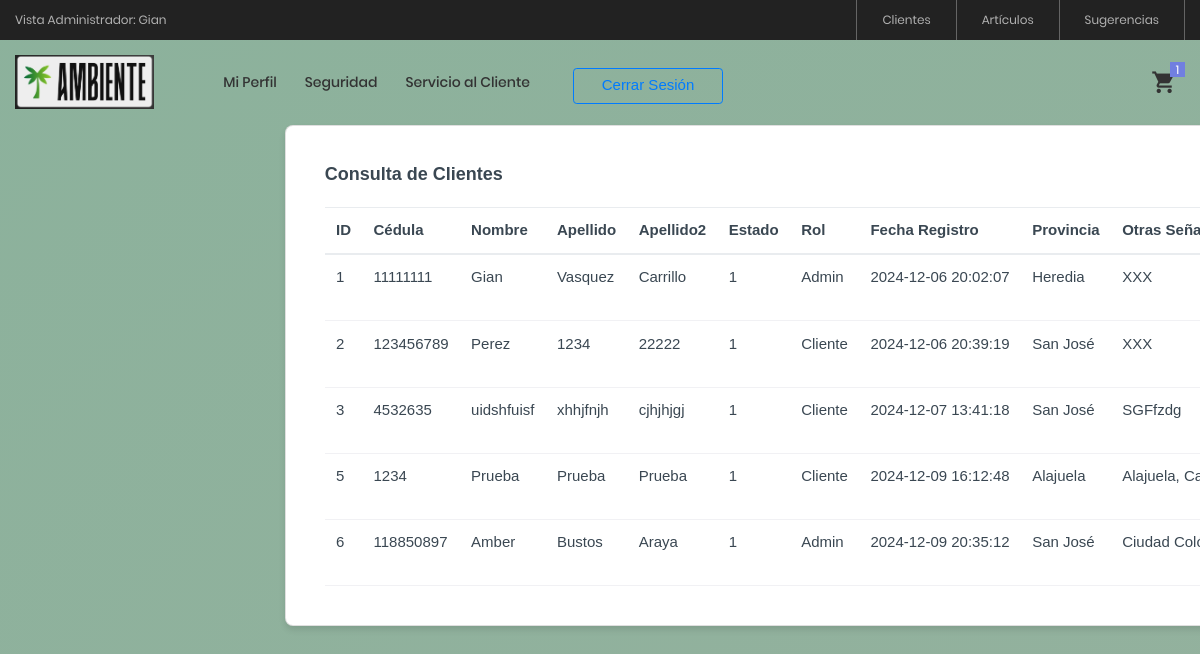
Before: /View/Cliente/consultarClientes.php (signed in) with the older database file.
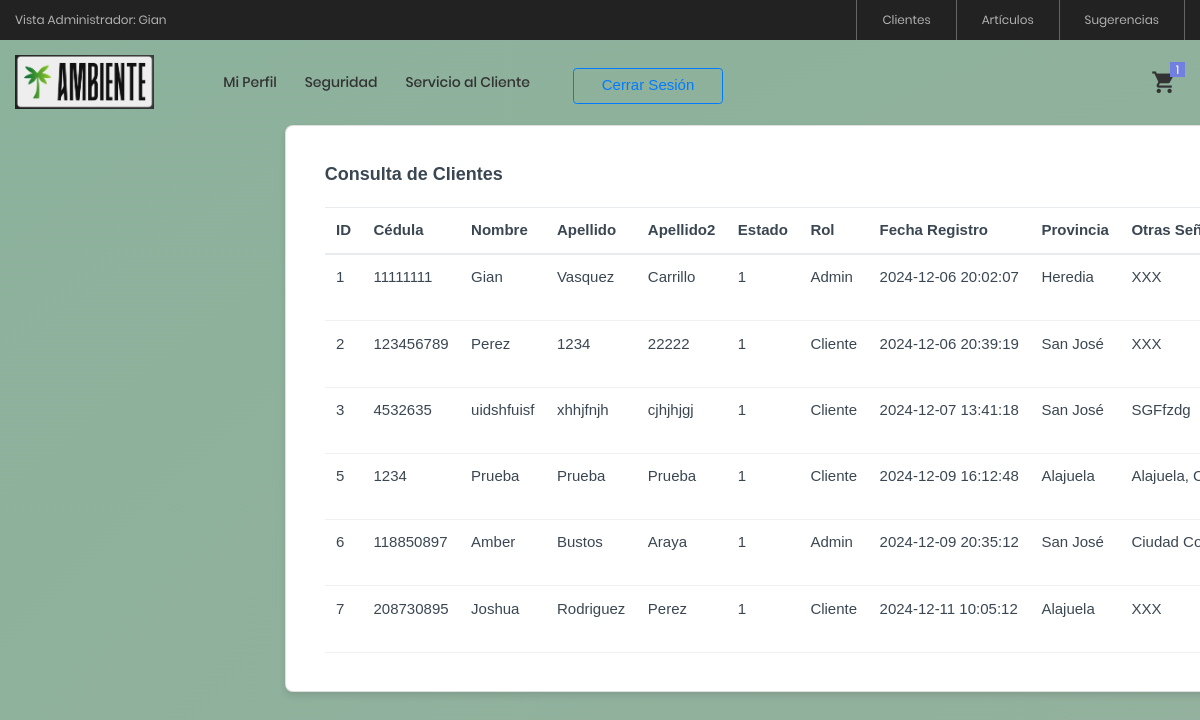
After: the same page with the newer database file.
### tables this page shows
CREATE TABLE `clientes` (
  `clienteID` int(11) NOT NULL,
  `cedula` varchar(9) NOT NULL,
  `nombre` varchar(50) NOT NULL,
  `apellido1` varchar(50) NOT NULL,
  `apellido2` varchar(50) NOT NULL,
  `contrasena` varchar(20) NOT NULL,
  `estadoID` int(11) NOT NULL,
  `rolID` int(11) NOT NULL,
  `fechaRegistro` datetime NOT NULL,
  `provinciaID` int(11) NOT NULL,
  `otrasSenas` varchar(200) NOT NULL,
  `codigoPostal` varchar(10) DEFAULT NULL,
  `correo` varchar(50) NOT NULL,
  `telefono` varchar(15) NOT NULL,
  PRIMARY KEY (`clienteID`),
  UNIQUE KEY `cedula` (`cedula`),
  UNIQUE KEY `correo` (`correo`),
  UNIQUE KEY `telefono` (`telefono`),
  KEY `estadoID` (`estadoID`),
  KEY `rolID` (`rolID`),
  KEY `provinciaID` (`provinciaID`),
  CONSTRAINT `clientes_ibfk_1` FOREIGN KEY (`estadoID`) REFERENCES `estados` (`estadoID`) ON DELETE CASCADE,
  CONSTRAINT `clientes_ibfk_2` FOREIGN KEY (`rolID`) REFERENCES `roles` (`rolID`) ON DELETE CASCADE,
  CONSTRAINT `clientes_ibfk_5` FOREIGN KEY (`provinciaID`) REFERENCES `provincias` (`provinciaID`) ON DELETE NO ACTION
);

CREATE TABLE `estados` (
  `estadoID` int(11) NOT NULL AUTO_INCREMENT,
  `nombreEstado` varchar(25) NOT NULL,
  PRIMARY KEY (`estadoID`)
);

CREATE TABLE `roles` (
  `rolID` int(11) NOT NULL AUTO_INCREMENT,
  `nombreRol` varchar(25) NOT NULL,
  PRIMARY KEY (`rolID`)
);

CREATE TABLE `provincias` (
  `provinciaID` int(11) NOT NULL AUTO_INCREMENT,
  `provincia` varchar(50) NOT NULL,
  PRIMARY KEY (`provinciaID`)
);

### Model/ClienteModel.php (called while the page is built, shortened)
<?php
    function ConsultarClientesModel($clienteID)
    {
        try
        {
            $enlace = AbrirBD();
            $sentencia = "CALL ConsultarClientes('$clienteID')";
            $resultado = $enlace -> query($sentencia);
            return $resultado;
        }
        catch(Exception $ex)
        {
            return null;
        }
    }
    ?>

### Controller/ClienteController.php (called while the page is built, shortened)
<?php
    include_once $_SERVER["DOCUMENT_ROOT"] . '/ProyectoAmbienteWeb/Model/ClienteModel.php';
    function ConsultarClientes()
    {
        return ConsultarClientesModel($_SESSION["ClienteID"]);
    }
    ?>

### View/Cliente/consultarClientes.php (the view, shortened to what this page needs)
<?php
    include_once $_SERVER["DOCUMENT_ROOT"] . '/ProyectoAmbienteWeb/View/layout.php';
    include_once $_SERVER["DOCUMENT_ROOT"] . '/ProyectoAmbienteWeb/Controller/ClienteController.php';
?>
<!doctype html>
<html lang="en">
<?php
    ReferenciasCSS();
?>
<body class="page-wrapper radial-gradient">
    <div id="main-wrapper" data-layout="vertical" data-navbarbg="skin6" data-sidebartype="full"
        data-sidebar-position="fixed" data-header-position="fixed"
        <?php
            MostrarMenu();
        ?>
        <div class="body-wrapper">
        <?php
                MostrarHeader();
        ?>
            <div class="container-fluid">
                <div class="row">
                    <div id="consultas" class="card">
                        <div class="card-body">
                            <h5 class="card-title fw-semibold mb-4">Consulta de Clientes</h5>
                            <div class="table-responsive">
                                <table id="example" class="table text-nowrap align-middle mb-0">
                                    <thead>
                                        <tr class="border-2 border-bottom border-primary border-0">
                                            <th scope="col">ID</th>
                                            <th scope="col">Cédula</th>
                                            <th scope="col">Nombre</th>
                                            <th scope="col">Apellido</th>
                                            <th scope="col">Apellido2</th>
                                            <th scope="col">Estado</th>
                                            <th scope="col">Rol</th>
                                            <th scope="col">Fecha Registro</th>
                                            <th scope="col">Provincia</th>
                                            <th scope="col">Otras Señas</th>
                                        </tr>
                                    </thead>
                                    <tbody class="table-group-divider">
                                        <?php
                                            $datos = ConsultarClientes();
                                            While($fila = mysqli_fetch_array($datos))
                                            {
                                                echo "<tr>";
                                                echo "<td>" . $fila["clienteID"] . "</td>";
                                                echo "<td>" . $fila["cedula"] . "</td>";
                                                echo "<td>" . $fila["nombre"] . "</td>";
                                                echo "<td>" . $fila["apellido1"] . "</td>";
                                                echo "<td>" . $fila["apellido2"] . "</td>";
                                                echo "<td>" . $fila["estadoID"] . "</td>";
                                                echo "<td>" . $fila["nombreRol"] . "</td>";
                                                echo "<td>" . $fila["fechaRegistro"] . "</td>";
                                                echo "<td>" . $fila["nombreProvincia"] . "</td>";
                                                echo "<td>" . $fila["otrasSenas"] . "</td>";
                                                echo "</tr>";
                                            }
                                        ?>
                                    </tbody>
                                </table>
                            </div>
                        </div>
                    </div>
                </div>
            </div>
        </div>
    </div>
</body>
</html>

### View/layout.php (shortened to what this page needs)
<?php
function MostrarMenu()
{
    if (isset($_SESSION["NombreCliente"]) && $_SESSION["RolID"] == "1") {
        echo '
		            <div class="container-menu-desktop">
			            <div class="top-bar">
				            <div class="content-topbar flex-sb-m h-full container">
				                <div class="left-top-bar">
					                Vista Administrador: ' . $_SESSION["NombreCliente"] . '
				                </div>
				            <div class="right-top-bar flex-w h-full">
					            <a href="../Cliente/consultarClientes.php" class="flex-c-m trans-04 p-lr-25">
							        Clientes
						        </a>
						        <a href="../Articulos/ConsultarArticulos.php" class="flex-c-m trans-04 p-lr-25">
							        Artículos
						        </a>
                                <a href="../Sugerencias/consultarSugerencia.php" class="flex-c-m trans-04 p-lr-25">
							        Sugerencias
						        </a>
				            </div>
			            </div>
		            </div>';
    } else if (isset($_SESSION["NombreCliente"]) && $_SESSION["RolID"] == "2") {
        echo '
                <div class="container-menu-desktop">
                    <div class="top-bar">
                        <div class="content-topbar flex-sb-m h-full container">
                            <div class="left-top-bar">
                                Bienvenido/a: ' . $_SESSION["NombreCliente"] . '
                            </div>
                        </div>
                    </div>
                </div>';
    }
}
function MostrarHeader()
{
    echo '
	<header>
		<div class="container-menu-desktop">
			<div class="wrap-menu-desktop">
				<nav class="limiter-menu-desktop container">
					<a href="../Login/Home.php" class="logo">
						<img src="../images/logo-01.jpeg" alt="IMG-LOGO">
					</a>
					<div class="menu-desktop">
						<ul class="main-menu">';
    if (isset($_SESSION["NombreCliente"])) {
        echo '
                                    <li>
                                        <a href="../Cliente/consultarPerfil.php">Mi Perfil</a>
                                    </li>
                                    <li>
                                        <a href="../Cliente/cambiarAcceso.php">Seguridad</a>
                                    </li>
                                    <li>
                                        <a href="../Soporte/crearSolicitud.php">Servicio al Cliente</a>
                                    </li>
                                    <li>
                                        <form action="" method="POST">
                                            <button type="submit" style="width:150px" id="btnCerrarSesion" name="btnCerrarSesion"
                                            class="btn btn-outline-primary mx-3 mt-2 d-block">Cerrar Sesión</button>
                                        </form>
                                    </li>';
    } else {
        echo '
                                    <li>
                                        <a href="../Login/inicioSesion.php" style="width:150px"
                                                    class="btn btn-outline-primary mx-3 mt-2 d-block">Iniciar Sesión</a>
                                    </li>';
    }
    echo '
						</ul>
					</div>
					<div class="wrap-icon-header flex-w flex-r-m">
						<div class="icon-header-item cl2 hov-cl1 trans-04 p-l-22 p-r-11 icon-header-noti js-show-cart" data-notify="1">
							<i class="zmdi zmdi-shopping-cart"></i>
						</div>
					</div>
				</nav>
			</div>
		</div>
		<div class="wrap-header-mobile">
			<div class="logo-mobile">
			</div>
				<div class="icon-header-item cl2 hov-cl1 trans-04 p-r-11 p-l-10 icon-header-noti js-show-cart" data-notify="2">
					<i class="zmdi zmdi-shopping-cart"></i>
				</div>
		</div>
	</header>';
}
function ReferenciasCSS()
{
    echo '
            <head>
	            <meta charset="UTF-8">
	            <meta name="viewport" content="width=device-width, initial-scale=1">
                <meta charset="utf-8">
                <title>Tienda Ambiente</title>
                <link rel="shortcut icon" type="image/png" href="../images/logo-01.jpeg" />
                <link rel="stylesheet" href="../css/proyecto.css" />
                <link rel="stylesheet" href="../css/styles.min.css" />
                <link rel="stylesheet" href="https://cdn.datatables.net/2.1.8/css/dataTables.bootstrap5.css" />
                <link rel="stylesheet" href="https://cdnjs.cloudflare.com/ajax/libs/font-awesome/4.7.0/css/font-awesome.css" />
                <link rel="stylesheet" href="https://cdn.jsdelivr.net/npm/sweetalert2@11.14.5/dist/sweetalert2.min.css" />
                <link rel="stylesheet" type="text/css" href="../css/bootstrap.min.css">
                <link rel="stylesheet" type="text/css" href="../css/font-awesome.min.css">
                <link rel="stylesheet" type="text/css" href="../css/material-design-iconic-font.min.css">
                <link rel="stylesheet" type="text/css" href="../css/icon-font.min.css">
                <link rel="stylesheet" type="text/css" href="../css/animate.css">
                <link rel="stylesheet" type="text/css" href="../css/hamburgers.min.css">
                <link rel="stylesheet" type="text/css" href="../css/animsition.min.css">
                <link rel="stylesheet" type="text/css" href="../css/select2.min.css">
                <link rel="stylesheet" type="text/css" href="../css/daterangepicker.css">
                <link rel="stylesheet" type="text/css" href="../css/slick.css">
                <link rel="stylesheet" type="text/css" href="../css/magnific-popup.css">
                <link rel="stylesheet" type="text/css" href="../css/perfect-scrollbar.css">
                <link rel="stylesheet" type="text/css" href="../css/util.css">
                <link rel="stylesheet" type="text/css" href="../css/main.css">
            </head>';
}

### View/css/proyecto.css (style rules this page uses)
#consultas { width: 150%; max-width: 1200px; background-color: #ffffff; padding: 20px; box-shadow: 0px 4px 6px rgba(0, 0, 0, 0.1); border-radius: 8px; }

### View/css/main.css (style rules this page uses)
.container { max-width: 1380px; }
@media (max-width: 1600px) { .container { max-width: 1200px; } }
.container-menu-desktop { position: fixed; height: auto; width: 100%; -webkit-transition: all 0.3s; -o-transition: all 0.3s; -moz-transition: all 0.3s; transition: all 0.3s; }
.top-bar { height: 40px; background-color: #222; }
.left-top-bar { font-family: Poppins-Regular; font-size: 12px; line-height: 1.8; color: #b2b2b2; }
.right-top-bar a { font-family: Poppins-Regular; font-size: 12px; line-height: 1.8; height: 100%; color: #b2b2b2; border-right: 1px solid rgba(255,255,255,0.3); }
.right-top-bar a:first-child { border-left: 1px solid rgba(255,255,255,0.3); }
.wrap-menu-desktop { position: fixed; z-index: 1100; background-color: transparent; width: 100%; height: 84px; top: 40px; left: 0px; -webkit-transition: height 0.3s, background-color 0.3s; -o-transition: height 0.3s, background-color 0.3s; -moz-transition: height 0.3s, background-color 0.3s; transition: height 0.3s, background-color 0.3s; }
.limiter-menu-desktop { height: 100%; display: -webkit-box; display: -webkit-flex; display: -moz-box; display: -ms-flexbox; display: flex; align-items: center; background-color: transparent; }
.logo { display: -webkit-box; display: -webkit-flex; display: -moz-box; display: -ms-flexbox; display: flex; align-items: center; height: 65%; margin-right: 55px; }
.logo img { max-width: 100%; max-height: 100%; }
.menu-desktop { display: -webkit-box; display: -webkit-flex; display: -moz-box; display: -ms-flexbox; display: flex; align-items: center; height: 100%; }
.main-menu { list-style-type: none; margin: 0; display: -webkit-box; display: -webkit-flex; display: -moz-box; display: -ms-flexbox; display: flex; align-items: center; }
.main-menu > li { display: block; position: relative; padding: 20px 10px 20px 0px; margin: 0px 4px 0px 14px; }
.main-menu > li > a { font-family: Poppins-Medium; font-size: 14px; color: #333; padding: 5px 0px; transition: all 0.4s; -webkit-transition: all 0.4s; -o-transition: all 0.4s; -moz-transition: all 0.4s; }
.wrap-icon-header { flex-grow: 1; }
.icon-header-item { position: relative; font-size: 26px; line-height: 1; cursor: pointer; }
.icon-header-noti::after { content: attr(data-notify); font-family: Poppins-Regular; font-size: 12px; color: #fff; line-height: 15px; text-align: center; display: block; position: absolute; top: -7px; right: 0; min-width: 15px; height: 15px; padding: 0 3px; background-color: #717fe0; }
.cl2 { color: #333; }

Changed rows visible on the page:
added clientes: clienteID "7", cedula "208730895", nombre "Joshua", apellido1 "Rodriguez", apellido2 "Perez", estadoID.estadoID "1", rolID.nombreRol "Cliente", fechaRegistro "2024-12-11 10:05:12", provinciaID.provincia "Alajuela", otrasSenas "XXX"
